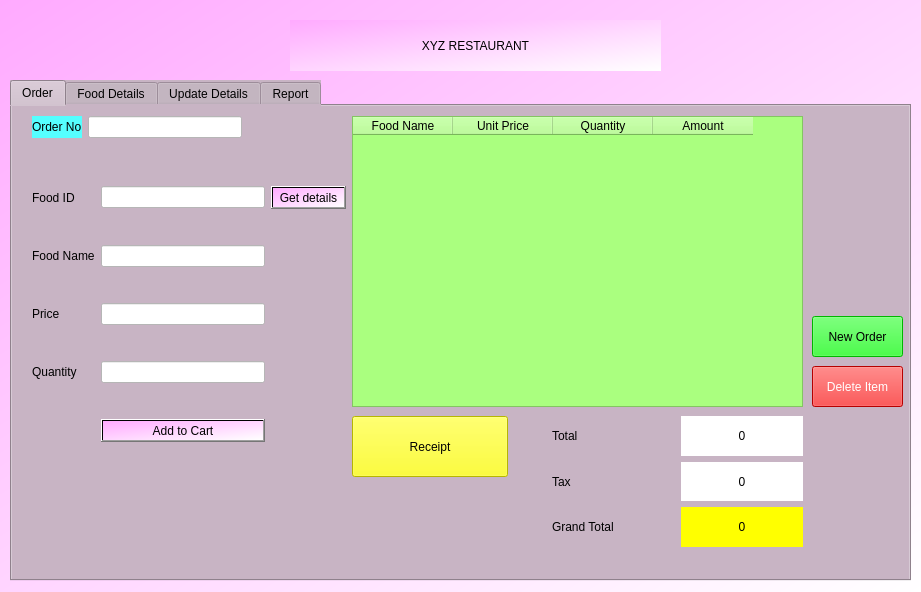
<?xml version="1.0" encoding="UTF-8"?>
<ui version="4.0">
 <class>MainWindow</class>
 <widget class="QMainWindow" name="MainWindow">
  <property name="geometry">
   <rect>
    <x>0</x>
    <y>0</y>
    <width>921</width>
    <height>592</height>
   </rect>
  </property>
  <property name="windowTitle">
   <string>MainWindow</string>
  </property>
  <property name="styleSheet">
   <string notr="true">background-color: qlineargradient(spread:pad, x1:0, y1:0, x2:1, y2:1, stop:0 rgba(255, 170, 255, 255), stop:1 rgba(255, 255, 255, 255));</string>
  </property>
  <widget class="QWidget" name="centralwidget">
   <widget class="QLabel" name="label">
    <property name="geometry">
     <rect>
      <x>290</x>
      <y>20</y>
      <width>371</width>
      <height>51</height>
     </rect>
    </property>
    <property name="styleSheet">
     <string notr="true">font: 63 24pt &quot;Bookman Old Style&quot;;</string>
    </property>
    <property name="text">
     <string>XYZ RESTAURANT</string>
    </property>
    <property name="alignment">
     <set>Qt::AlignCenter</set>
    </property>
   </widget>
   <widget class="QTabWidget" name="tabWidget">
    <property name="geometry">
     <rect>
      <x>10</x>
      <y>80</y>
      <width>901</width>
      <height>501</height>
     </rect>
    </property>
    <property name="styleSheet">
     <string notr="true">font: 63 10pt &quot;Bookman Old Style&quot;;
background-color: rgb(200, 180, 196);
</string>
    </property>
    <property name="currentIndex">
     <number>0</number>
    </property>
    <widget class="QWidget" name="tab">
     <attribute name="title">
      <string>Order</string>
     </attribute>
     <widget class="QTableWidget" name="t1_tw">
      <property name="geometry">
       <rect>
        <x>340</x>
        <y>10</y>
        <width>451</width>
        <height>291</height>
       </rect>
      </property>
      <property name="styleSheet">
       <string notr="true">background-color: rgb(170, 255, 127);</string>
      </property>
      <property name="alternatingRowColors">
       <bool>true</bool>
      </property>
      <column>
       <property name="text">
        <string>Food Name</string>
       </property>
      </column>
      <column>
       <property name="text">
        <string>Unit Price</string>
       </property>
      </column>
      <column>
       <property name="text">
        <string>Quantity</string>
       </property>
      </column>
      <column>
       <property name="text">
        <string>Amount</string>
       </property>
      </column>
     </widget>
     <widget class="QPushButton" name="t1_pb_receipt">
      <property name="geometry">
       <rect>
        <x>340</x>
        <y>310</y>
        <width>156</width>
        <height>61</height>
       </rect>
      </property>
      <property name="styleSheet">
       <string notr="true">
background-color: rgb(255, 255, 0);
font: 75 20pt &quot;MS Shell Dlg 2&quot;;</string>
      </property>
      <property name="text">
       <string>Receipt</string>
      </property>
     </widget>
     <widget class="QWidget" name="layoutWidget">
      <property name="geometry">
       <rect>
        <x>20</x>
        <y>50</y>
        <width>314</width>
        <height>321</height>
       </rect>
      </property>
      <layout class="QGridLayout" name="gridLayout_3">
       <item row="0" column="0">
        <widget class="QLabel" name="t1_l_fid">
         <property name="styleSheet">
          <string notr="true">font: 75 10pt &quot;MS Shell Dlg 2&quot;;</string>
         </property>
         <property name="text">
          <string>Food ID</string>
         </property>
        </widget>
       </item>
       <item row="0" column="1">
        <widget class="QLineEdit" name="t1_le_fid">
         <property name="styleSheet">
          <string notr="true">background-color: rgb(255, 255, 255);</string>
         </property>
        </widget>
       </item>
       <item row="1" column="0">
        <widget class="QLabel" name="t1_l_fname">
         <property name="styleSheet">
          <string notr="true">font: 75 10pt &quot;MS Shell Dlg 2&quot;;</string>
         </property>
         <property name="text">
          <string>Food Name</string>
         </property>
        </widget>
       </item>
       <item row="1" column="1">
        <widget class="QLineEdit" name="t1_le_fname">
         <property name="styleSheet">
          <string notr="true">background-color: rgb(255, 255, 255);</string>
         </property>
        </widget>
       </item>
       <item row="2" column="0">
        <widget class="QLabel" name="t1_l_price">
         <property name="styleSheet">
          <string notr="true">font: 75 10pt &quot;MS Shell Dlg 2&quot;;</string>
         </property>
         <property name="text">
          <string>Price</string>
         </property>
        </widget>
       </item>
       <item row="2" column="1">
        <widget class="QLineEdit" name="t1_le_price">
         <property name="styleSheet">
          <string notr="true">background-color: rgb(255, 255, 255);</string>
         </property>
        </widget>
       </item>
       <item row="3" column="0">
        <widget class="QLabel" name="t1_l_qty">
         <property name="styleSheet">
          <string notr="true">font: 75 10pt &quot;MS Shell Dlg 2&quot;;</string>
         </property>
         <property name="text">
          <string>Quantity</string>
         </property>
        </widget>
       </item>
       <item row="3" column="1">
        <widget class="QLineEdit" name="t1_le_qty">
         <property name="styleSheet">
          <string notr="true">background-color: rgb(255, 255, 255);</string>
         </property>
        </widget>
       </item>
       <item row="4" column="1">
        <widget class="QPushButton" name="t1_pb_ATC">
         <property name="styleSheet">
          <string notr="true">background-color: qlineargradient(spread:pad, x1:0, y1:0, x2:1, y2:1, stop:0 rgba(255, 170, 255, 255), stop:1 rgba(255, 255, 255, 255));</string>
         </property>
         <property name="text">
          <string>Add to Cart</string>
         </property>
        </widget>
       </item>
       <item row="0" column="2">
        <widget class="QPushButton" name="t1_pb_GD">
         <property name="styleSheet">
          <string notr="true">background-color: qlineargradient(spread:pad, x1:0, y1:0, x2:1, y2:1, stop:0 rgba(255, 170, 255, 255), stop:1 rgba(255, 255, 255, 255));</string>
         </property>
         <property name="text">
          <string>Get details</string>
         </property>
        </widget>
       </item>
      </layout>
     </widget>
     <widget class="QWidget" name="layoutWidget">
      <property name="geometry">
       <rect>
        <x>540</x>
        <y>310</y>
        <width>251</width>
        <height>131</height>
       </rect>
      </property>
      <layout class="QGridLayout" name="gridLayout_4">
       <item row="0" column="0">
        <widget class="QLabel" name="label_12">
         <property name="styleSheet">
          <string notr="true">font: 75 10pt &quot;MS Shell Dlg 2&quot;;</string>
         </property>
         <property name="text">
          <string>Total</string>
         </property>
        </widget>
       </item>
       <item row="1" column="0">
        <widget class="QLabel" name="label_13">
         <property name="styleSheet">
          <string notr="true">font: 75 10pt &quot;MS Shell Dlg 2&quot;;</string>
         </property>
         <property name="text">
          <string>Tax</string>
         </property>
        </widget>
       </item>
       <item row="2" column="0">
        <widget class="QLabel" name="label_14">
         <property name="styleSheet">
          <string notr="true">font: 75 10pt &quot;MS Shell Dlg 2&quot;;</string>
         </property>
         <property name="text">
          <string>Grand Total</string>
         </property>
        </widget>
       </item>
       <item row="2" column="1">
        <widget class="QLabel" name="t1_grandtotal">
         <property name="styleSheet">
          <string notr="true">
background-color: rgb(255, 255, 0);
font: 75 20pt &quot;MS Shell Dlg 2&quot;;</string>
         </property>
         <property name="text">
          <string>0</string>
         </property>
         <property name="alignment">
          <set>Qt::AlignCenter</set>
         </property>
        </widget>
       </item>
       <item row="0" column="1">
        <widget class="QLabel" name="t1_displaytotal">
         <property name="styleSheet">
          <string notr="true">
background-color: rgb(255, 255, 0);
font: 75 20pt &quot;MS Shell Dlg 2&quot;;
background-color: rgb(255, 255, 255);</string>
         </property>
         <property name="text">
          <string>0</string>
         </property>
         <property name="alignment">
          <set>Qt::AlignCenter</set>
         </property>
        </widget>
       </item>
       <item row="1" column="1">
        <widget class="QLabel" name="t1_displaytax">
         <property name="styleSheet">
          <string notr="true">
background-color: rgb(255, 255, 0);
font: 75 20pt &quot;MS Shell Dlg 2&quot;;
background-color: rgb(255, 255, 255);</string>
         </property>
         <property name="text">
          <string>0</string>
         </property>
         <property name="alignment">
          <set>Qt::AlignCenter</set>
         </property>
        </widget>
       </item>
      </layout>
     </widget>
     <widget class="QPushButton" name="t1_pb_del_itm">
      <property name="geometry">
       <rect>
        <x>800</x>
        <y>260</y>
        <width>91</width>
        <height>41</height>
       </rect>
      </property>
      <property name="styleSheet">
       <string notr="true">background-color: qlineargradient(spread:pad, x1:0, y1:0, x2:1, y2:1, stop:0 rgba(255, 170, 255, 255), stop:1 rgba(255, 255, 255, 255));
color: rgb(255, 255, 255);
background-color: rgb(255, 0, 0);</string>
      </property>
      <property name="text">
       <string>Delete Item</string>
      </property>
     </widget>
     <widget class="QWidget" name="layoutWidget">
      <property name="geometry">
       <rect>
        <x>20</x>
        <y>10</y>
        <width>210</width>
        <height>26</height>
       </rect>
      </property>
      <layout class="QFormLayout" name="formLayout">
       <item row="0" column="0">
        <widget class="QLabel" name="label_11">
         <property name="styleSheet">
          <string notr="true">font: 63 10pt &quot;Bookman Old Style&quot;;
font: 63 12pt &quot;Bookman Old Style&quot;;
color: rgb(0, 255, 127);
color: rgb(0, 0, 0);
background-color: rgb(85, 255, 255);</string>
         </property>
         <property name="text">
          <string>Order No</string>
         </property>
        </widget>
       </item>
       <item row="0" column="1">
        <widget class="QLineEdit" name="t1_le_ono">
         <property name="styleSheet">
          <string notr="true">background-color: rgb(255, 255, 255);</string>
         </property>
        </widget>
       </item>
      </layout>
     </widget>
     <widget class="QPushButton" name="t1_pb_new_order">
      <property name="geometry">
       <rect>
        <x>800</x>
        <y>210</y>
        <width>91</width>
        <height>41</height>
       </rect>
      </property>
      <property name="styleSheet">
       <string notr="true">color: rgb(0, 0, 0);
background-color: rgb(0, 255, 0);</string>
      </property>
      <property name="text">
       <string>New Order</string>
      </property>
     </widget>
    </widget>
    <widget class="QWidget" name="tab_2">
     <attribute name="title">
      <string>Food Details</string>
     </attribute>
     <widget class="QWidget" name="layoutWidget">
      <property name="geometry">
       <rect>
        <x>70</x>
        <y>20</y>
        <width>311</width>
        <height>90</height>
       </rect>
      </property>
      <layout class="QGridLayout" name="gridLayout">
       <item row="0" column="1">
        <widget class="QLineEdit" name="t2_le_fid">
         <property name="styleSheet">
          <string notr="true">background-color: rgb(255, 255, 255);</string>
         </property>
        </widget>
       </item>
       <item row="1" column="0">
        <widget class="QLabel" name="label_3">
         <property name="styleSheet">
          <string notr="true">font: 75 10pt &quot;MS Shell Dlg 2&quot;;</string>
         </property>
         <property name="text">
          <string>Food Name</string>
         </property>
        </widget>
       </item>
       <item row="1" column="1">
        <widget class="QLineEdit" name="t2_le_fname">
         <property name="styleSheet">
          <string notr="true">background-color: rgb(255, 255, 255);</string>
         </property>
        </widget>
       </item>
       <item row="0" column="0">
        <widget class="QLabel" name="label_2">
         <property name="styleSheet">
          <string notr="true">font: 75 10pt &quot;MS Shell Dlg 2&quot;;</string>
         </property>
         <property name="text">
          <string>Food ID</string>
         </property>
        </widget>
       </item>
       <item row="2" column="1">
        <widget class="QPushButton" name="t2_pb_search">
         <property name="styleSheet">
          <string notr="true">font: 63 10pt &quot;Bookman Old Style&quot;;
font: 63 12pt &quot;Bookman Old Style&quot;;
color: rgb(0, 255, 127);
color: rgb(0, 0, 0);
background-color: rgb(85, 255, 255);</string>
         </property>
         <property name="text">
          <string>Search</string>
         </property>
        </widget>
       </item>
      </layout>
     </widget>
     <widget class="QTableWidget" name="t2_tw">
      <property name="geometry">
       <rect>
        <x>70</x>
        <y>120</y>
        <width>311</width>
        <height>331</height>
       </rect>
      </property>
      <property name="styleSheet">
       <string notr="true">background-color: rgb(255, 255, 255);</string>
      </property>
      <column>
       <property name="text">
        <string>Food ID</string>
       </property>
       <property name="font">
        <font>
         <family>Bookman Old Style</family>
         <pointsize>10</pointsize>
         <weight>75</weight>
         <bold>true</bold>
        </font>
       </property>
      </column>
      <column>
       <property name="text">
        <string>Food Price</string>
       </property>
       <property name="font">
        <font>
         <family>Bookman Old Style</family>
         <pointsize>10</pointsize>
         <weight>75</weight>
         <bold>true</bold>
        </font>
       </property>
      </column>
      <column>
       <property name="text">
        <string>Unit Price</string>
       </property>
       <property name="font">
        <font>
         <family>Bookman Old Style</family>
         <pointsize>10</pointsize>
         <weight>75</weight>
         <bold>true</bold>
        </font>
       </property>
      </column>
     </widget>
     <widget class="QWidget" name="layoutWidget">
      <property name="geometry">
       <rect>
        <x>450</x>
        <y>390</y>
        <width>341</width>
        <height>51</height>
       </rect>
      </property>
      <layout class="QHBoxLayout" name="horizontalLayout">
       <item>
        <widget class="QPushButton" name="t2_pb_VD">
         <property name="styleSheet">
          <string notr="true">font: 63 10pt &quot;Bookman Old Style&quot;;
font: 63 12pt &quot;Bookman Old Style&quot;;
color: rgb(0, 255, 127);
color: rgb(0, 0, 0);
background-color: rgb(0, 255, 127);</string>
         </property>
         <property name="text">
          <string>View All Details</string>
         </property>
        </widget>
       </item>
       <item>
        <widget class="QPushButton" name="t2_pb_reset">
         <property name="styleSheet">
          <string notr="true">font: 63 10pt &quot;Bookman Old Style&quot;;
font: 63 12pt &quot;Bookman Old Style&quot;;
color: rgb(0, 255, 127);
color: rgb(0, 0, 0);
background-color: rgb(255, 255, 127);</string>
         </property>
         <property name="text">
          <string>RESET</string>
         </property>
        </widget>
       </item>
      </layout>
     </widget>
    </widget>
    <widget class="QWidget" name="tab_3">
     <attribute name="title">
      <string>Update Details</string>
     </attribute>
     <widget class="QWidget" name="layoutWidget">
      <property name="geometry">
       <rect>
        <x>230</x>
        <y>75</y>
        <width>461</width>
        <height>341</height>
       </rect>
      </property>
      <layout class="QGridLayout" name="gridLayout_2">
       <item row="2" column="1" colspan="2">
        <widget class="QLineEdit" name="t3_le_price">
         <property name="styleSheet">
          <string notr="true">background-color: rgb(255, 255, 255);</string>
         </property>
        </widget>
       </item>
       <item row="0" column="1" colspan="2">
        <widget class="QLineEdit" name="t3_le_fid">
         <property name="styleSheet">
          <string notr="true">background-color: rgb(255, 255, 255);</string>
         </property>
        </widget>
       </item>
       <item row="1" column="1" colspan="2">
        <widget class="QLineEdit" name="t3_le_fname">
         <property name="styleSheet">
          <string notr="true">background-color: rgb(255, 255, 255);</string>
         </property>
        </widget>
       </item>
       <item row="3" column="2">
        <widget class="QPushButton" name="t3_pb_del">
         <property name="styleSheet">
          <string notr="true">background-color: qlineargradient(spread:pad, x1:0, y1:0, x2:1, y2:1, stop:0 rgba(255, 170, 255, 255), stop:1 rgba(255, 255, 255, 255));</string>
         </property>
         <property name="text">
          <string>Delete</string>
         </property>
        </widget>
       </item>
       <item row="0" column="0">
        <widget class="QLabel" name="label_4">
         <property name="styleSheet">
          <string notr="true">font: 63 11pt &quot;Bookman Old Style&quot;;</string>
         </property>
         <property name="text">
          <string>Food ID</string>
         </property>
         <property name="alignment">
          <set>Qt::AlignCenter</set>
         </property>
        </widget>
       </item>
       <item row="3" column="1">
        <widget class="QPushButton" name="t3_pb_mod">
         <property name="styleSheet">
          <string notr="true">background-color: qlineargradient(spread:pad, x1:0, y1:0, x2:1, y2:1, stop:0 rgba(255, 170, 255, 255), stop:1 rgba(255, 255, 255, 255));</string>
         </property>
         <property name="text">
          <string>Modify</string>
         </property>
        </widget>
       </item>
       <item row="2" column="0">
        <widget class="QLabel" name="label_6">
         <property name="styleSheet">
          <string notr="true">font: 63 11pt &quot;Bookman Old Style&quot;;</string>
         </property>
         <property name="text">
          <string>Unit Price</string>
         </property>
         <property name="alignment">
          <set>Qt::AlignCenter</set>
         </property>
        </widget>
       </item>
       <item row="3" column="0">
        <widget class="QPushButton" name="t3_pb_add">
         <property name="styleSheet">
          <string notr="true">background-color: qlineargradient(spread:pad, x1:0, y1:0, x2:1, y2:1, stop:0 rgba(255, 170, 255, 255), stop:1 rgba(255, 255, 255, 255));</string>
         </property>
         <property name="text">
          <string>Add</string>
         </property>
        </widget>
       </item>
       <item row="1" column="0">
        <widget class="QLabel" name="label_5">
         <property name="styleSheet">
          <string notr="true">font: 63 11pt &quot;Bookman Old Style&quot;;</string>
         </property>
         <property name="text">
          <string>Food Name</string>
         </property>
         <property name="alignment">
          <set>Qt::AlignCenter</set>
         </property>
        </widget>
       </item>
       <item row="4" column="1">
        <widget class="QPushButton" name="t3_pb_reset">
         <property name="styleSheet">
          <string notr="true">background-color: rgb(255, 255, 127);</string>
         </property>
         <property name="text">
          <string>RESET</string>
         </property>
        </widget>
       </item>
      </layout>
     </widget>
    </widget>
    <widget class="QWidget" name="tab_4">
     <attribute name="title">
      <string>Report</string>
     </attribute>
     <widget class="QTableWidget" name="t4_tw">
      <property name="geometry">
       <rect>
        <x>370</x>
        <y>10</y>
        <width>421</width>
        <height>331</height>
       </rect>
      </property>
      <property name="styleSheet">
       <string notr="true">background-color: rgb(255, 255, 255);</string>
      </property>
      <column>
       <property name="text">
        <string>Year</string>
       </property>
      </column>
      <column>
       <property name="text">
        <string>Month</string>
       </property>
      </column>
      <column>
       <property name="text">
        <string>Total Orders</string>
       </property>
      </column>
      <column>
       <property name="text">
        <string>Sales Amount</string>
       </property>
      </column>
     </widget>
     <widget class="QLabel" name="t4_total">
      <property name="geometry">
       <rect>
        <x>655</x>
        <y>350</y>
        <width>131</width>
        <height>69</height>
       </rect>
      </property>
      <property name="styleSheet">
       <string notr="true">
background-color: rgb(255, 255, 0);
font: 75 20pt &quot;MS Shell Dlg 2&quot;;</string>
      </property>
      <property name="text">
       <string>0</string>
      </property>
      <property name="alignment">
       <set>Qt::AlignCenter</set>
      </property>
     </widget>
     <widget class="QLabel" name="label_19">
      <property name="geometry">
       <rect>
        <x>580</x>
        <y>350</y>
        <width>67</width>
        <height>69</height>
       </rect>
      </property>
      <property name="styleSheet">
       <string notr="true">font: 75 10pt &quot;MS Shell Dlg 2&quot;;</string>
      </property>
      <property name="text">
       <string>Grand Total</string>
      </property>
     </widget>
     <widget class="QWidget" name="layoutWidget">
      <property name="geometry">
       <rect>
        <x>10</x>
        <y>20</y>
        <width>291</width>
        <height>231</height>
       </rect>
      </property>
      <layout class="QGridLayout" name="gridLayout_5">
       <item row="0" column="0">
        <widget class="QLabel" name="label_16">
         <property name="styleSheet">
          <string notr="true">font: 63 11pt &quot;Bookman Old Style&quot;;</string>
         </property>
         <property name="text">
          <string>From Date</string>
         </property>
         <property name="alignment">
          <set>Qt::AlignCenter</set>
         </property>
        </widget>
       </item>
       <item row="0" column="1">
        <widget class="QDateEdit" name="t4_from">
         <property name="styleSheet">
          <string notr="true">background-color: rgb(255, 255, 255);</string>
         </property>
         <property name="alignment">
          <set>Qt::AlignCenter</set>
         </property>
         <property name="displayFormat">
          <string>yyyy/MM</string>
         </property>
         <property name="calendarPopup">
          <bool>false</bool>
         </property>
         <property name="date">
          <date>
           <year>2020</year>
           <month>1</month>
           <day>1</day>
          </date>
         </property>
        </widget>
       </item>
       <item row="1" column="0">
        <widget class="QLabel" name="label_17">
         <property name="styleSheet">
          <string notr="true">font: 63 11pt &quot;Bookman Old Style&quot;;</string>
         </property>
         <property name="text">
          <string>To Date</string>
         </property>
         <property name="alignment">
          <set>Qt::AlignCenter</set>
         </property>
        </widget>
       </item>
       <item row="1" column="1">
        <widget class="QDateEdit" name="t4_to">
         <property name="styleSheet">
          <string notr="true">background-color: rgb(255, 255, 255);</string>
         </property>
         <property name="alignment">
          <set>Qt::AlignCenter</set>
         </property>
         <property name="displayFormat">
          <string>yyyy/MM</string>
         </property>
         <property name="calendarPopup">
          <bool>false</bool>
         </property>
         <property name="date">
          <date>
           <year>2020</year>
           <month>1</month>
           <day>1</day>
          </date>
         </property>
        </widget>
       </item>
       <item row="2" column="1">
        <widget class="QPushButton" name="t4_pb_GR">
         <property name="styleSheet">
          <string notr="true">background-color: qlineargradient(spread:pad, x1:0, y1:0, x2:1, y2:1, stop:0 rgba(255, 170, 255, 255), stop:1 rgba(255, 255, 255, 255));</string>
         </property>
         <property name="text">
          <string>Get Report</string>
         </property>
        </widget>
       </item>
       <item row="2" column="0">
        <widget class="QPushButton" name="t4_pb_download">
         <property name="styleSheet">
          <string notr="true">background-color: qlineargradient(spread:pad, x1:0, y1:0, x2:1, y2:1, stop:0 rgba(255, 170, 255, 255), stop:1 rgba(255, 255, 255, 255));</string>
         </property>
         <property name="text">
          <string>Download</string>
         </property>
        </widget>
       </item>
      </layout>
     </widget>
     <widget class="QLabel" name="t4_tot_orders">
      <property name="geometry">
       <rect>
        <x>460</x>
        <y>350</y>
        <width>111</width>
        <height>69</height>
       </rect>
      </property>
      <property name="styleSheet">
       <string notr="true">background-color: rgb(85, 255, 255);
font: 75 20pt &quot;MS Shell Dlg 2&quot;;</string>
      </property>
      <property name="text">
       <string>0</string>
      </property>
      <property name="alignment">
       <set>Qt::AlignCenter</set>
      </property>
     </widget>
     <widget class="QLabel" name="label_20">
      <property name="geometry">
       <rect>
        <x>370</x>
        <y>350</y>
        <width>91</width>
        <height>69</height>
       </rect>
      </property>
      <property name="styleSheet">
       <string notr="true">font: 75 10pt &quot;MS Shell Dlg 2&quot;;</string>
      </property>
      <property name="text">
       <string>Total Orders</string>
      </property>
     </widget>
    </widget>
   </widget>
  </widget>
 </widget>
 <resources/>
 <connections/>
</ui>
